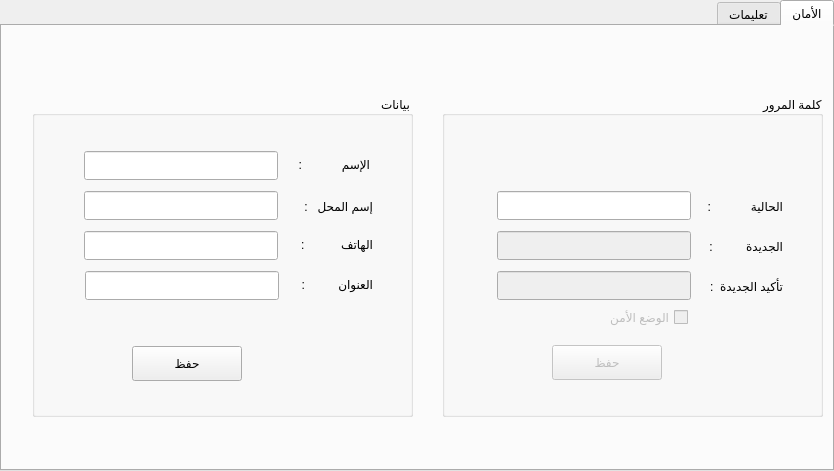
  <widget class="QTabWidget" name="tabWidget">
   <property name="geometry">
    <rect>
     <x>0</x>
     <y>0</y>
     <width>834</width>
     <height>471</height>
    </rect>
   </property>
   <property name="layoutDirection">
    <enum>Qt::RightToLeft</enum>
   </property>
   <property name="currentIndex">
    <number>0</number>
   </property>
   <widget class="QWidget" name="tab">
    <attribute name="title">
     <string>الأمان</string>
    </attribute>
    <widget class="QGroupBox" name="groupBox">
     <property name="geometry">
      <rect>
       <x>440</x>
       <y>70</y>
       <width>381</width>
       <height>321</height>
      </rect>
     </property>
     <property name="title">
      <string>كلمة المرور</string>
     </property>
     <widget class="QPushButton" name="save_pass">
      <property name="enabled">
       <bool>false</bool>
      </property>
      <property name="geometry">
       <rect>
        <x>110</x>
        <y>249</y>
        <width>110</width>
        <height>35</height>
       </rect>
      </property>
      <property name="text">
       <string>حفظ</string>
      </property>
     </widget>
     <widget class="QLineEdit" name="current_pass">
      <property name="geometry">
       <rect>
        <x>55</x>
        <y>95</y>
        <width>194</width>
        <height>29</height>
       </rect>
      </property>
      <property name="echoMode">
       <enum>QLineEdit::Password</enum>
      </property>
     </widget>
     <widget class="QLabel" name="label">
      <property name="geometry">
       <rect>
        <x>250</x>
        <y>100</y>
        <width>91</width>
        <height>20</height>
       </rect>
      </property>
      <property name="text">
       <string>الحالية            :</string>
      </property>
     </widget>
     <widget class="QLineEdit" name="new_pass">
      <property name="enabled">
       <bool>false</bool>
      </property>
      <property name="geometry">
       <rect>
        <x>55</x>
        <y>135</y>
        <width>194</width>
        <height>29</height>
       </rect>
      </property>
      <property name="echoMode">
       <enum>QLineEdit::Password</enum>
      </property>
     </widget>
     <widget class="QLabel" name="label_2">
      <property name="geometry">
       <rect>
        <x>260</x>
        <y>140</y>
        <width>81</width>
        <height>20</height>
       </rect>
      </property>
      <property name="text">
       <string>الجديدة          :</string>
      </property>
     </widget>
     <widget class="QLineEdit" name="confirm_pass">
      <property name="enabled">
       <bool>false</bool>
      </property>
      <property name="geometry">
       <rect>
        <x>55</x>
        <y>175</y>
        <width>194</width>
        <height>29</height>
       </rect>
      </property>
      <property name="echoMode">
       <enum>QLineEdit::Password</enum>
      </property>
     </widget>
     <widget class="QLabel" name="label_3">
      <property name="geometry">
       <rect>
        <x>260</x>
        <y>180</y>
        <width>81</width>
        <height>20</height>
       </rect>
      </property>
      <property name="text">
       <string>تأكيد الجديدة  :</string>
      </property>
     </widget>
     <widget class="QCheckBox" name="safe_check">
      <property name="enabled">
       <bool>false</bool>
      </property>
      <property name="geometry">
       <rect>
        <x>145</x>
        <y>210</y>
        <width>101</width>
        <height>22</height>
       </rect>
      </property>
      <property name="text">
       <string>الوضع الأمن</string>
      </property>
     </widget>
    </widget>
    <widget class="QGroupBox" name="groupBox_2">
     <property name="geometry">
      <rect>
       <x>30</x>
       <y>70</y>
       <width>381</width>
       <height>321</height>
      </rect>
     </property>
     <property name="title">
      <string>بيانات</string>
     </property>
     <widget class="QPushButton" name="save_user_info">
      <property name="geometry">
       <rect>
        <x>100</x>
        <y>250</y>
        <width>110</width>
        <height>35</height>
       </rect>
      </property>
      <property name="text">
       <string>حفظ</string>
      </property>
     </widget>
     <widget class="QLineEdit" name="user_name">
      <property name="geometry">
       <rect>
        <x>52</x>
        <y>55</y>
        <width>194</width>
        <height>29</height>
       </rect>
      </property>
      <property name="echoMode">
       <enum>QLineEdit::Normal</enum>
      </property>
     </widget>
     <widget class="QLabel" name="label_4">
      <property name="geometry">
       <rect>
        <x>247</x>
        <y>53</y>
        <width>91</width>
        <height>30</height>
       </rect>
      </property>
      <property name="text">
       <string>الإسم            :</string>
      </property>
     </widget>
     <widget class="QLineEdit" name="market_name">
      <property name="enabled">
       <bool>true</bool>
      </property>
      <property name="geometry">
       <rect>
        <x>52</x>
        <y>95</y>
        <width>194</width>
        <height>29</height>
       </rect>
      </property>
      <property name="echoMode">
       <enum>QLineEdit::Normal</enum>
      </property>
     </widget>
     <widget class="QLabel" name="label_5">
      <property name="geometry">
       <rect>
        <x>260</x>
        <y>133</y>
        <width>81</width>
        <height>30</height>
       </rect>
      </property>
      <property name="text">
       <string>الهاتف           :</string>
      </property>
     </widget>
     <widget class="QLineEdit" name="phone">
      <property name="enabled">
       <bool>true</bool>
      </property>
      <property name="geometry">
       <rect>
        <x>52</x>
        <y>135</y>
        <width>194</width>
        <height>29</height>
       </rect>
      </property>
      <property name="inputMask">
       <string/>
      </property>
      <property name="text">
       <string/>
      </property>
      <property name="maxLength">
       <number>15</number>
      </property>
      <property name="echoMode">
       <enum>QLineEdit::Normal</enum>
      </property>
     </widget>
     <widget class="QLabel" name="label_6">
      <property name="geometry">
       <rect>
        <x>260</x>
        <y>173</y>
        <width>81</width>
        <height>30</height>
       </rect>
      </property>
      <property name="text">
       <string>العنوان          :</string>
      </property>
     </widget>
     <widget class="QLabel" name="label_7">
      <property name="geometry">
       <rect>
        <x>260</x>
        <y>95</y>
        <width>81</width>
        <height>30</height>
       </rect>
      </property>
      <property name="text">
       <string>إسم المحل   :</string>
      </property>
     </widget>
     <widget class="QLineEdit" name="adress">
      <property name="enabled">
       <bool>true</bool>
      </property>
      <property name="geometry">
       <rect>
        <x>53</x>
        <y>175</y>
        <width>194</width>
        <height>29</height>
       </rect>
      </property>
      <property name="echoMode">
       <enum>QLineEdit::Normal</enum>
      </property>
     </widget>
    </widget>
   </widget>
   <widget class="QWidget" name="tab_4">
    <attribute name="title">
     <string>تعليمات</string>
    </attribute>
    <widget class="QTextBrowser" name="bbb">
     <property name="geometry">
      <rect>
       <x>0</x>
       <y>10</y>
       <width>835</width>
       <height>421</height>
      </rect>
     </property>
    </widget>
   </widget>
  </widget>
